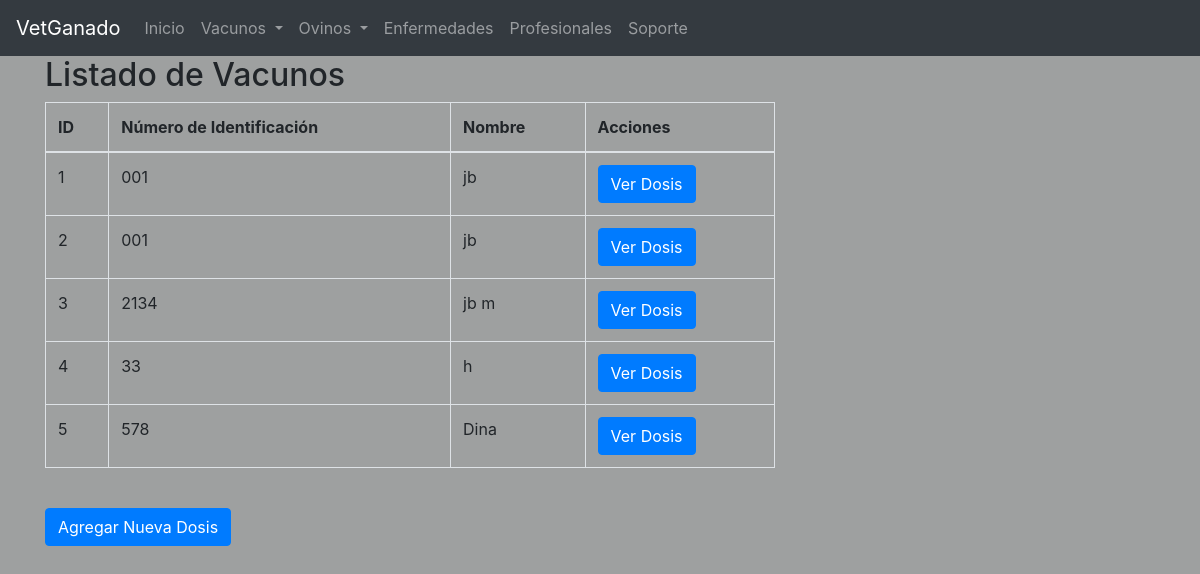
/pages/dosis_vacunos.php (signed in), run on the app's committed database.
### tables this page shows
CREATE TABLE `vacunos` (
  `id` int(11) NOT NULL,
  `id_usuario` int(11) DEFAULT NULL,
  `numero_identificacion` varchar(255) NOT NULL,
  `nombre_vacuno` varchar(255) DEFAULT NULL,
  `fecha_nacimiento` date DEFAULT NULL,
  `raza` varchar(255) DEFAULT NULL,
  `sexo` varchar(10) DEFAULT NULL,
  `padre` varchar(255) DEFAULT NULL,
  `madre` varchar(255) DEFAULT NULL
);

### pages/dosis_vacunos.php (the view, shortened to what this page needs)
<!DOCTYPE html>
<html lang="es">
<head>
    <link rel="stylesheet" href="https://maxcdn.bootstrapcdn.com/bootstrap/4.5.2/css/bootstrap.min.css">
    <link rel="stylesheet" href="../css/style.css">
</head>
<body>
<?php
if (isset($_SESSION['usuario'])) {
    $nombreUsuario = $_SESSION['usuario'];
    include('../includes/db_connect.php');
    $query = "SELECT * FROM usuarios WHERE usuario = '$nombreUsuario'";
    $result = mysqli_query($conexion, $query);
    if ($result && mysqli_num_rows($result) > 0) {
        $usuario = mysqli_fetch_assoc($result);
        $idUsuario = $usuario['id'];
    } else {
        echo '<div class="alert alert-danger">Error al obtener información del usuario.</div>';
    }
    $queryVacunos = "SELECT * FROM vacunos WHERE id_usuario = '$idUsuario'";
    $resultVacunos = mysqli_query($conexion, $queryVacunos);
    ?>
    <?php include('../includes/menu.php'); ?>
    <div class="container">
        <div class="row">
            <div class="col-md-8">
                <h2>Listado de Vacunos</h2>
                <table class="table table-bordered">
                    <thead>
                        <tr>
                            <th>ID</th>
                            <th>Número de Identificación</th>
                            <th>Nombre</th>
                            <th>Acciones</th>
                        </tr>
                    </thead>
                    <tbody>
                        <?php while ($filaVacuno = mysqli_fetch_assoc($resultVacunos)) { ?>
                            <tr>
                                <td><?php echo $filaVacuno['id']; ?></td>
                                <td><?php echo $filaVacuno['numero_identificacion']; ?></td>
                                <td><?php echo $filaVacuno['nombre_vacuno']; ?></td>
                                <td>
                                    <button class="btn btn-primary" data-toggle="modal" data-target="#dosisModal_<?php echo $filaVacuno['id']; ?>">Ver Dosis</button>
                                </td>
                            </tr>
                        <?php } ?>
                    </tbody>
                </table>
            </div>
        </div>
    </div>
    <div class="container mt-4">
        <div class="row">
            <div class="col-md-8">
                <button class="btn btn-primary" data-toggle="modal" data-target="#nuevaDosisModal">Agregar Nueva Dosis</button>
            </div>
        </div>
    </div>
    <?php
} else {
    header("location: index.php");
    exit();
}
?>
</body>
</html>

### css/style.css (style rules this page uses)
body { background-color: rgba(75, 80, 79, 0.537); }

### data on the page
vacunos: id "1", numero_identificacion "001", nombre_vacuno "jb"
vacunos: id "2", numero_identificacion "001", nombre_vacuno "jb"
vacunos: id "3", numero_identificacion "2134", nombre_vacuno "jb m"
vacunos: id "4", numero_identificacion "33", nombre_vacuno "h"
vacunos: id "5", numero_identificacion "578", nombre_vacuno "Dina"
